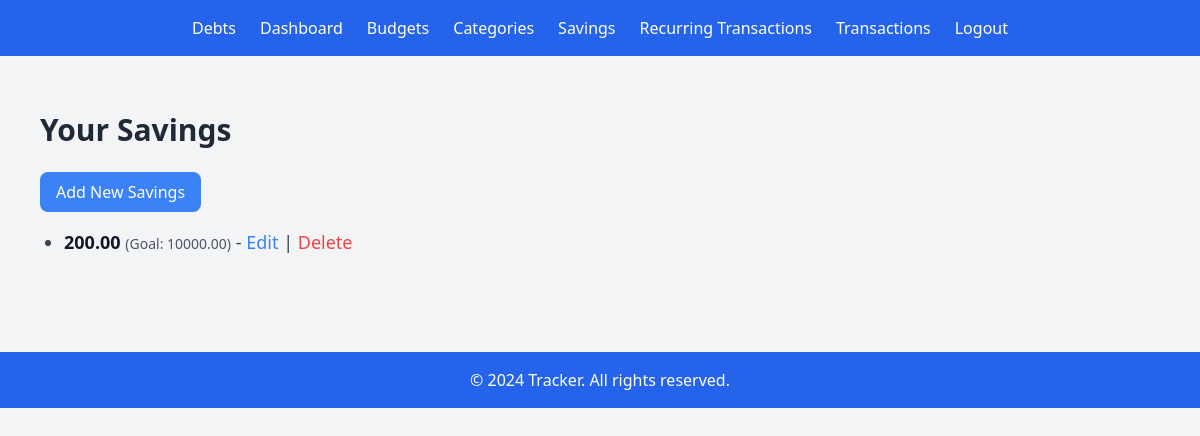
The page /tracker/savings/ (signed in) on the database as committed earlier.
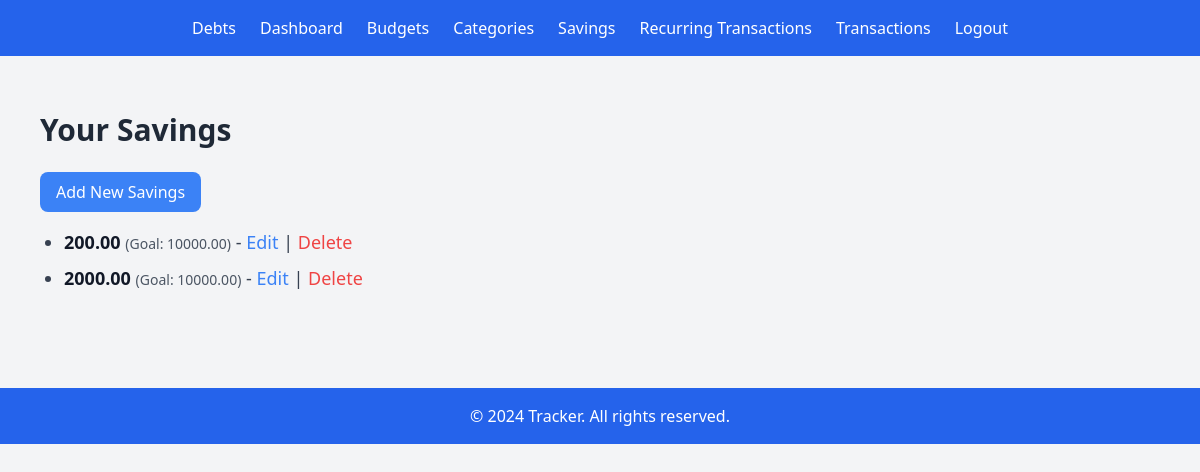
The same page on the database as committed later.
### tracker/models.py (models this page shows, shortened)
class Savings(models.Model):
    savings_id = models.BigAutoField(primary_key=True)
    user = models.ForeignKey(settings.AUTH_USER_MODEL, on_delete=models.CASCADE, related_name="savings")
    amount = models.DecimalField(max_digits=10, decimal_places=2)
    goal = models.DecimalField(max_digits=10, decimal_places=2, null=True, blank=True)
    description = models.TextField(null=True, blank=True)
    created_at = models.DateTimeField(auto_now_add=True)
    updated_at = models.DateTimeField(auto_now=True)

### tracker/views.py (the view)
# urls.py: path('savings/', views.savings_list, name='savings_list'),
@login_required
def savings_list(request):
    savings = Savings.objects.filter(user=request.user)
    return render(request, 'tracker/savings_list.html', {'savings': savings})

### tracker/templates/tracker/savings_list.html
{% extends "tracker/base.html" %}
{% block content %}
    <div class="max-w-6xl mx-auto py-8 px-4 bg-gray-100">
        <h2 class="text-3xl font-bold text-gray-800 mb-6">Your Savings</h2>
        <a href="{% url 'tracker:savings_create' %}" class="inline-block mb-4 text-white bg-blue-500 hover:bg-blue-600 py-2 px-4 rounded-lg">Add New Savings</a>
        <ul class="list-disc pl-6">
            {% for savings in savings %}
                <li class="text-lg text-gray-700 mb-2">
                    <span class="font-semibold text-gray-900">{{ savings.amount }}</span>
                    {% if savings.goal %}
                        <span class="text-sm text-gray-600">(Goal: {{ savings.goal }})</span>
                    {% endif %}
                    -
                    <a href="{% url 'tracker:savings_update' savings.savings_id %}" class="text-blue-500 hover:text-blue-700">Edit</a> |
                    <a href="{% url 'tracker:savings_delete' savings.savings_id %}" class="text-red-500 hover:text-red-700">Delete</a>
                </li>
            {% empty %}
                <li class="text-gray-500">No savings found.</li>
            {% endfor %}
        </ul>
    </div>
{% endblock %}

Rows that differ between the two databases and show on the page:
added Savings: amount "2000.00", goal "10000.00"
